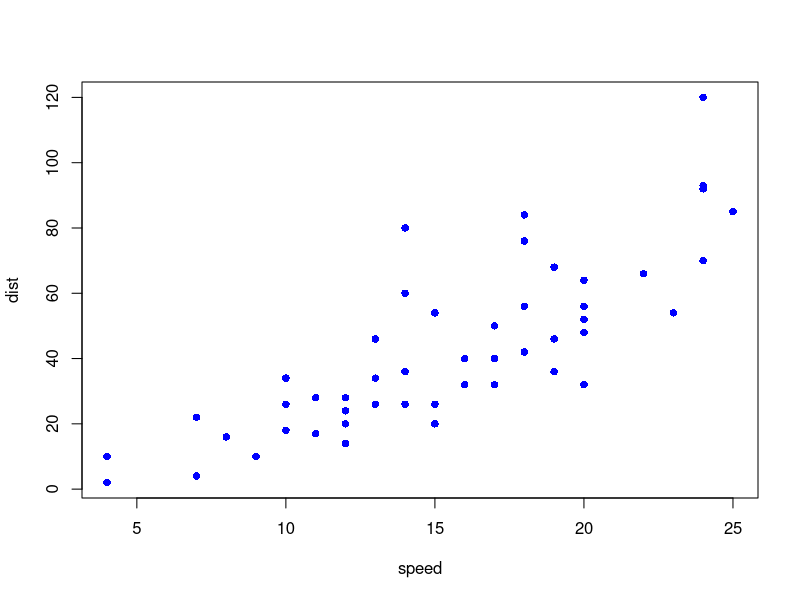

Write the R code that produced this figure.
## ---- chunk 1
data(cars)
plot(cars,col='blue',pch=16)
## ---- chunk 2
if (!require("ModelMetrics")) install.packages("ModelMetrics")
library(ModelMetrics)

lm_model <- lm(dist~speed,data=cars)
mse(actual = cars$dist, predicted = lm_model$fitted.values)
## ---- chunk 3
mse(actual = cars$dist, predicted = lm_model$fitted.values)
## ---- chunk 4
if (!require("rpart")) install.packages("rpart")
library(rpart)
treemodel <- rpart(dist~speed,data=cars,control = rpart.control(cp=0.3))
## ---- chunk 5
mse(actual = cars$dist, predicted = predict(treemodel))
## ---- chunk 6
treemodel <- rpart(dist~speed,data=cars,control = rpart.control(cp=0.01)) # default value of cp
## ---- chunk 7
mse(actual = cars$dist, predicted = predict(treemodel))
